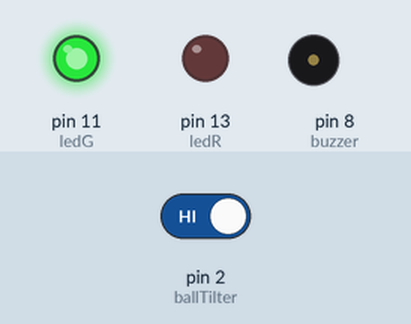
Recording of a sketch running on a simulated Arduino Uno, built with avr-gcc and run on an emulated ATmega328P. Shown: output pins drawn as LEDs (lit = HIGH), buzzer (waves = sounding, pin HIGH). The test bench sets the inputs (shaded band); at power-on: pin 2 (ballTilter) HIGH.

Above: at 1.2 s.
1.3 s: pin 2 (ballTilter) driven LOW
At 2.1 s:
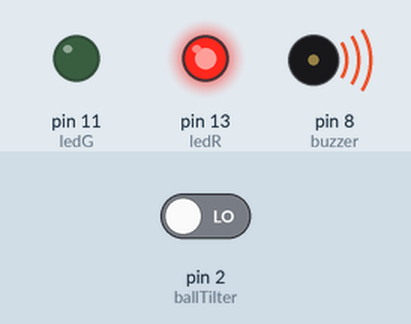
2.8 s: pin 2 (ballTilter) driven HIGH
At 3.2 s:
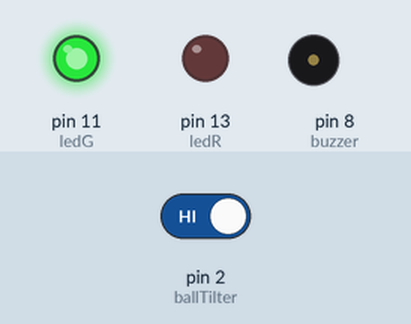
Timing chart, 0 to 5.8 s (numbered marks = the images above; inputs shaded):
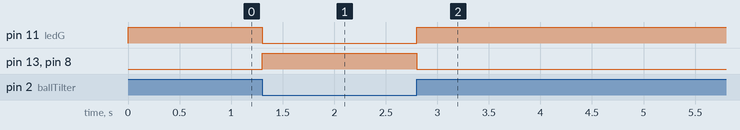

Measured:
- after the input at 1.3 s, pin 11 (ledG): HIGH → LOW at once; pin 13 (ledR), pin 8 (buzzer): LOW → HIGH at once
- after the input at 2.8 s, pin 11 (ledG): LOW → HIGH at once; pin 13 (ledR), pin 8 (buzzer): HIGH → LOW at once

The sketch:

tiltBall.ino
```cpp
/**
* connect:
*   - red led to 13
*   - green led to 11
*   - active buzzer to 8
*   - ball tilter to 2
*/
const int ledR = 13;
const int ledG = 11;
const int buzzer = 8;
const int ballTilter = 2;

void setup () {
  pinMode(13, OUTPUT);
  pinMode(11, OUTPUT);
  pinMode(8, OUTPUT);
  pinMode(2, INPUT);
  digitalWrite(2, HIGH);
}


void loop() {
  if (digitalRead(ballTilter) == HIGH) {
    digitalWrite(ledR, LOW);
    digitalWrite(ledG, HIGH);
    digitalWrite(buzzer, LOW);
  } else {
    digitalWrite(ledG, LOW);
    digitalWrite(ledR, HIGH);
    digitalWrite(buzzer, HIGH);
  }
}
```
